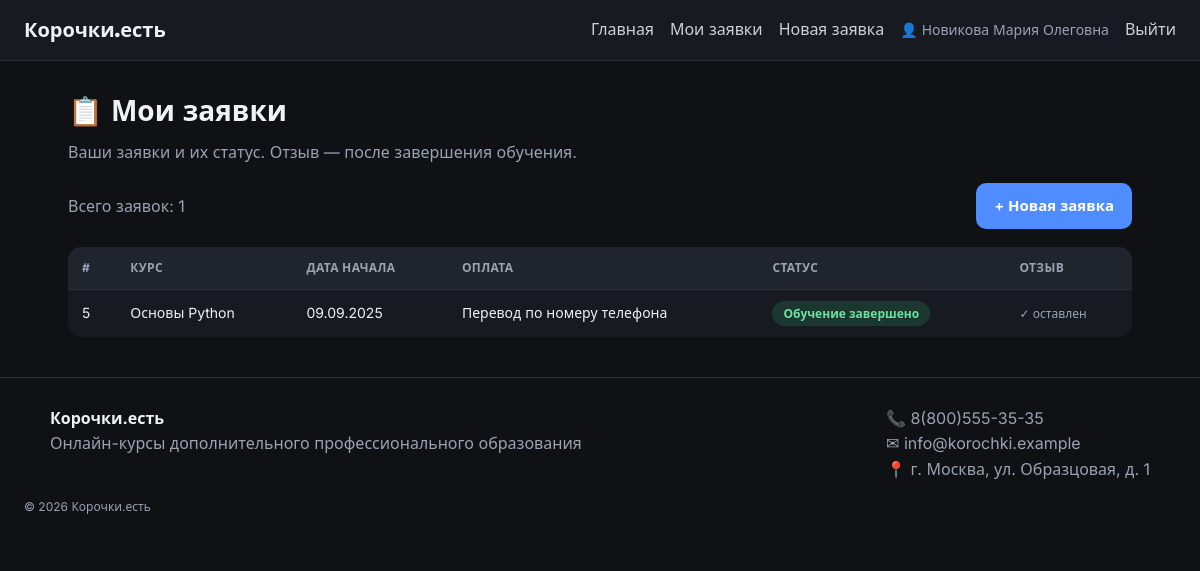
/cabinet.php (signed in), run on the app's committed database.
### tables this page shows
CREATE TABLE users (
    id INT AUTO_INCREMENT PRIMARY KEY,
    login VARCHAR(50) NOT NULL UNIQUE,
    password VARCHAR(255) NOT NULL,
    fio VARCHAR(150) NOT NULL,
    phone VARCHAR(30) NOT NULL,
    email VARCHAR(150) NOT NULL,
    created_at DATETIME DEFAULT CURRENT_TIMESTAMP
);

CREATE TABLE orders (
    id INT AUTO_INCREMENT PRIMARY KEY,
    user_id INT NOT NULL,
    course_name VARCHAR(150) NOT NULL,
    desired_date VARCHAR(10) NOT NULL,
    payment_type VARCHAR(40) NOT NULL,
    status VARCHAR(20) NOT NULL DEFAULT 'new',
    created_at DATETIME DEFAULT CURRENT_TIMESTAMP,
    FOREIGN KEY (user_id) REFERENCES users(id)
);

### theme.php (called while the page is built, shortened)
<?php
function theme($path = null) {
    global $THEME;
    $ref = $THEME;
    foreach (explode('.', $path) as $k) {
        $ref = $ref[$k] ?? null;
    }
    return $ref;
}

### helpers.php (called while the page is built, shortened)
<?php
function e($s): string {
    return htmlspecialchars((string)$s, ENT_QUOTES, 'UTF-8');
}

### db.php (called while the page is built, shortened)
<?php
require_once __DIR__ . '/config.php';
function db(): PDO {
    static $pdo = null;
    if ($pdo !== null) return $pdo;
    $dsn = 'mysql:host=' . DB_HOST . ';port=' . DB_PORT . ';charset=utf8mb4';
    $pass = getenv('DB_PASS_OVERRIDE') !== false ? getenv('DB_PASS_OVERRIDE') : DB_PASS;
    try {
        $pdo = new PDO($dsn, DB_USER, $pass, [
            PDO::ATTR_ERRMODE            => PDO::ERRMODE_EXCEPTION,
            PDO::ATTR_DEFAULT_FETCH_MODE => PDO::FETCH_ASSOC,
            PDO::ATTR_EMULATE_PREPARES   => false,
        ]);
    } catch (PDOException $e) {
        die('Не удалось подключиться к MySQL: ' . $e->getMessage()
            . ' — проверь, что в XAMPP запущен MySQL и пароль в config.php верный.');
    }
    $pdo->exec('CREATE DATABASE IF NOT EXISTS `' . DB_NAME . '` CHARACTER SET utf8mb4 COLLATE utf8mb4_unicode_ci');
    $pdo->exec('USE `' . DB_NAME . '`');
    seed_if_empty($pdo);
    return $pdo;
}
function seed_if_empty(PDO $pdo): void {
    if ((int)$pdo->query('SELECT COUNT(*) c FROM courses')->fetch()['c'] === 0) {
        $ins = $pdo->prepare('INSERT INTO courses (name) VALUES (?)');
        foreach (app('courses') as $name) $ins->execute([$name]);
    }
    if ((int)$pdo->query('SELECT COUNT(*) c FROM users')->fetch()['c'] === 0) {
        $hash = hash_password('Parol12345');
        $users = [
            ['ivanov1',   'Иванов Иван Иванович',      '8(900)111-22-33', 'ivanov@mail.ru'],
            ['petrova1',  'Петрова Анна Сергеевна',    '8(900)111-22-34', 'petrova@mail.ru'],
            ['sidorov1',  'Сидоров Пётр Петрович',     '8(900)111-22-35', 'sidorov@mail.ru'],
            ['kozlov12',  'Козлов Дмитрий Андреевич',  '8(900)111-22-36', 'kozlov@mail.ru'],
            ['novikova1', 'Новикова Мария Олеговна',   '8(900)111-22-37', 'novikova@mail.ru'],
            ['morozov1',  'Морозов Сергей Николаевич', '8(900)111-22-38', 'morozov@mail.ru'],
            ['volkova12', 'Волкова Елена Викторовна',  '8(900)111-22-39', 'volkova@mail.ru'],
            ['lebedev12', 'Лебедев Антон Павлович',    '8(900)111-22-40', 'lebedev@mail.ru'],
            ['sokolova1', 'Соколова Ольга Дмитриевна', '8(900)111-22-41', 'sokolova@mail.ru'],
            ['popov1234', 'Попов Алексей Михайлович',  '8(900)111-22-42', 'popov@mail.ru'],
        ];
        $ins = $pdo->prepare('INSERT INTO users (login,password,fio,phone,email) VALUES (?,?,?,?,?)');
        foreach ($users as $u) $ins->execute([$u[0], $hash, $u[1], $u[2], $u[3]]);
    }
    if ((int)$pdo->query('SELECT COUNT(*) c FROM orders')->fetch()['c'] === 0) {
        $statuses = array_keys(app('statuses'));
        $payments = app('payment_types');
        $courses  = app('courses');
        $ins = $pdo->prepare('INSERT INTO orders (user_id,course_name,desired_date,payment_type,status) VALUES (?,?,?,?,?)');
        for ($i = 1; $i <= 10; $i++) {
            $ins->execute([
                $i,
                $courses[($i - 1) % count($courses)],
                str_pad((string)(($i % 28) + 1), 2, '0', STR_PAD_LEFT) . '.09.2025',
                $payments[$i % count($payments)],
                $statuses[$i % count($statuses)],
            ]);
        }
    }
    if ((int)$pdo->query('SELECT COUNT(*) c FROM reviews')->fetch()['c'] === 0) {
        $reviews = [
            [2, 'Основы веб-дизайна',                    5, 'Отличный курс, всё понятно и по делу!'],
            [5, 'Основы алгоритмизации и программирования', 5, 'Преподаватель объясняет супер, рекомендую.'],
            [8, 'Веб-разработка на PHP',                  4, 'Полезно, много практики. Спасибо!'],
        ];
        $ins = $pdo->prepare('INSERT INTO reviews (user_id,course_name,rating,text) VALUES (?,?,?,?)');
        foreach ($reviews as $r) $ins->execute($r);
    }
    if ((int)$pdo->query('SELECT COUNT(*) c FROM feedback')->fetch()['c'] === 0) {
        $ins = $pdo->prepare('INSERT INTO feedback (name,email,message) VALUES (?,?,?)');
        $ins->execute(['Гость', 'guest@mail.ru', 'Подскажите, есть ли рассрочка на обучение?']);
        $ins->execute(['Мария', 'maria@mail.ru', 'Хочу записаться на курс по дизайну, как начать?']);
    }
}
function q(string $sql, array $params = []): array {
    $st = db()->prepare($sql); $st->execute($params); return $st->fetchAll();
}
function one(string $sql, array $params = []): ?array {
    $st = db()->prepare($sql); $st->execute($params); $r = $st->fetch(); return $r === false ? null : $r;
}

### auth.php (called while the page is built, shortened)
<?php
require_once __DIR__ . '/db.php';
require_once __DIR__ . '/helpers.php';
function current_user(): ?array {
    return one('SELECT * FROM users WHERE id = ?', [$_SESSION['user_id']]);
}
function require_login(): array {
    $u = current_user();
    return $u;
}

### config.php (called while the page is built, shortened)
<?php
require_once __DIR__ . '/theme.php';
$APP = [
    'entity_label'        => 'заявка',
    'entity_label_gen'    => 'заявки',
    'entity_label_plural' => 'Заявки',
    'courses' => [
        'Основы алгоритмизации и программирования',
        'Основы веб-дизайна',
        'Основы проектирования баз данных',
        'Веб-разработка на PHP',
        'Основы Python',
        'Компьютерные сети',
        'Информационная безопасность',
        'Графический дизайн',
        'Системное администрирование',
        'Управление проектами',
    ],
    'payment_types' => ['Наличными', 'Перевод по номеру телефона'],
    'statuses' => [
        'new'      => 'Новая',
        'studying' => 'Идёт обучение',
        'done'     => 'Обучение завершено',
    ],
    'review_allowed_status' => 'done',
    'admin' => [
        'login'    => 'Admin',
        'password' => 'KorokNET',
    ],
    'per_page' => 8,
];
function app($key = null) {
    global $APP;
    return $key === null ? $APP : ($APP[$key] ?? null);
}

### cabinet.php (the view, shortened to what this page needs)
<?php
require_once __DIR__ . '/layout.php';
$user = require_login();
$statuses = app('statuses');
$review_status = app('review_allowed_status');
$orders = q('SELECT * FROM orders WHERE user_id = ? ORDER BY created_at DESC', [$user['id']]);
$reviewed = array_column(q('SELECT order_id FROM reviews WHERE user_id = ?', [$user['id']]), 'order_id');
layout_header('Мои ' . app('entity_label_gen'), '📋', 'Ваши заявки и их статус. Отзыв — после завершения обучения.');
?>
<div class="row-between" style="margin-bottom:18px">
    <span class="muted">Всего заявок: <?= count($orders) ?></span>
    <a class="btn" href="order.php">+ Новая <?= e(app('entity_label')) ?></a>
</div>
<?php if (!$orders): ?>
    <p class="muted">У вас пока нет заявок. Нажмите «Новая <?= e(app('entity_label')) ?>».</p>
<?php else: ?>
<table class="table">
    <thead><tr><th>#</th><th>Курс</th><th>Дата начала</th><th>Оплата</th><th>Статус</th><th>Отзыв</th></tr></thead>
    <tbody>
    <?php foreach ($orders as $o): ?>
        <tr>
            <td data-label="#"><?= e($o['id']) ?></td>
            <td data-label="Курс"><?= e($o['course_name']) ?></td>
            <td data-label="Дата начала"><?= e($o['desired_date']) ?></td>
            <td data-label="Оплата"><?= e($o['payment_type']) ?></td>
            <td data-label="Статус"><span class="badge badge-<?= e($o['status']) ?>"><?= e($statuses[$o['status']] ?? $o['status']) ?></span></td>
            <td data-label="Отзыв">
                <?php if ($o['status'] !== $review_status): ?>
                    <span class="muted small">после обучения</span>
                <?php elseif (in_array($o['id'], $reviewed)): ?>
                    <span class="muted small">✓ оставлен</span>
                <?php endif; ?>
            </td>
        </tr>
    <?php endforeach; ?>
    </tbody>
</table>
<?php endif; ?>
<?php
layout_footer();

### layout.php (shortened to what this page needs)
<?php
require_once __DIR__ . '/auth.php';
function layout_header(string $title, string $icon = '', string $caption = ''): void {
    $u = current_user();
    ?>
<!DOCTYPE html>
<html lang="ru">
<head>
    <link rel="stylesheet" href="assets/style.css">
</head>
<body>
<header class="topbar">
    <a class="brand" href="index.php">
        <?php if (theme('logo_img')): ?>
            <img src="<?= e(theme('logo_img')) ?>" alt="<?= e(theme('site_name')) ?>" class="logo-img">
        <?php else: ?>
            <span class="logo-text"><?= e(theme('logo_text')) ?></span>
        <?php endif; ?>
    </a>
    <nav class="nav">
        <a href="index.php">Главная</a>
        <?php if ($u): ?>
            <a href="cabinet.php">Мои <?= e(app('entity_label_gen')) ?></a>
            <a href="order.php">Новая <?= e(app('entity_label')) ?></a>
            <span class="nav-user">👤 <?= e($u['fio']) ?></span>
            <a href="logout.php">Выйти</a>
        <?php else: ?>
            <a href="login.php">Вход</a>
            <a href="register.php">Регистрация</a>
            <a href="admin_login.php">Админ</a>
        <?php endif; ?>
    </nav>
</header>
<main class="container fade-in">
    <?php if ($title !== ''): ?>
        <div class="page-head">
            <h1><?php if ($icon): ?><span class="sec-ico"><?= $icon ?></span><?php endif; ?><?= e($title) ?></h1>
            <?php if ($caption): ?><p class="section-caption"><?= e($caption) ?></p><?php endif; ?>
        </div>
    <?php endif; ?>
<?php
}
function layout_footer(): void {
    $ct = theme('contacts');
    ?>
</main>
<footer class="footer">
    <div class="footer-cols">
        <div><strong><?= e(theme('site_name')) ?></strong><br><span class="muted"><?= e(theme('tagline')) ?></span></div>
        <div class="muted">
            📞 <?= e($ct['phone']) ?><br>
            ✉ <?= e($ct['email']) ?><br>
            📍 <?= e($ct['address']) ?>
        </div>
    </div>
    <div class="muted small">© <?= date('Y') ?> <?= e(theme('site_name')) ?></div>
</footer>
</body>
</html>
<?php
}

### assets/style.css (style rules this page uses)
:root { --radius: 14px; --maxw: 1100px; }
* { box-sizing: border-box; }
body { margin: 0; background: var(--bg, #0f1115); color: var(--text, #eef1f6); font-family: var(--font-body, system-ui, sans-serif); line-height: 1.6; }
h1, h2, h3, .brand { font-family: var(--font-heading, system-ui, sans-serif); }
a { color: var(--accent, #4f8cff); }
.topbar { display: flex; align-items: center; justify-content: space-between; gap: 16px; padding: 14px 24px; background: var(--surface, #171a21); border-bottom: 1px solid var(--border, #2a3038); position: sticky; top: 0; z-index: 20; }
.brand { text-decoration: none; display: flex; align-items: center; }
.logo-text { font-weight: 800; font-size: 20px; color: var(--text, #fff); }
.nav { display: flex; gap: 16px; align-items: center; flex-wrap: wrap; }
.nav a { color: var(--text, #eef1f6); text-decoration: none; opacity: .85; transition: opacity .2s, color .2s; }
.nav-user { color: var(--muted, #9aa3b2); font-size: 14px; }
.container { max-width: var(--maxw); margin: 28px auto; padding: 0 18px; }
.page-head { margin-bottom: 18px; }
h1 { font-size: 28px; margin: 0 0 6px; }
.sec-ico { margin-right: 8px; }
.section-caption { color: var(--muted, #9aa3b2); margin: 0 0 8px; }
.muted { color: var(--muted, #9aa3b2); }
.small { font-size: 12px; }
button, .btn, .btn-lg, .btn-mini { font-family: inherit; cursor: pointer; border: none; text-decoration: none; background: var(--accent, #4f8cff); color: #fff; font-weight: 600; border-radius: 10px; transition: filter .2s, transform .1s; display: inline-block; }
button, .btn { padding: 11px 18px; font-size: 15px; }
.row-between { display: flex; align-items: center; justify-content: space-between; gap: 12px; flex-wrap: wrap; }
.table { width: 100%; border-collapse: collapse; background: var(--surface, #171a21); border-radius: var(--radius); overflow: hidden; }
.table th, .table td { padding: 11px 14px; text-align: left; border-bottom: 1px solid var(--border, #2a3038); font-size: 14px; vertical-align: middle; }
.table th { background: var(--surface-2, #1f242d); font-size: 12px; color: var(--muted, #9aa3b2); text-transform: uppercase; letter-spacing: .03em; }
.table tr:last-child td { border-bottom: none; }
.table tbody tr { transition: background .15s; }
.badge { display: inline-block; padding: 3px 11px; border-radius: 999px; font-size: 12px; font-weight: 600; }
.badge-done { background: rgba(46,189,113,.18); color: #6ee0a0; }
.footer { border-top: 1px solid var(--border, #2a3038); margin-top: 40px; padding: 28px 24px; }
.footer-cols { max-width: var(--maxw); margin: 0 auto 14px; display: flex; justify-content: space-between; gap: 20px; flex-wrap: wrap; }
.fade-in { animation: fadeIn .4s ease both; }

### data on the page
users: fio "Новикова Мария Олеговна"
orders: id "5", course_name "Основы Python", desired_date "09.09.2025", payment_type "Перевод по номеру телефона", status "Обучение завершено", shows "✓ оставлен"

### other printed values
theme('logo_text') "Корочки.есть"
app('entity_label_gen') "заявки"
app('entity_label') "заявка"
$icon "📋"
$title "Мои заявки"
$caption "Ваши заявки и их статус. Отзыв — после завершения обучения."
count($orders) "1"
theme('site_name') "Корочки.есть"
theme('tagline') "Онлайн-курсы дополнительного профессионального образования"
$ct['phone'] "8(800)555-35-35"
$ct['email'] "info@korochki.example"
$ct['address'] "г. Москва, ул. Образцовая, д. 1"
